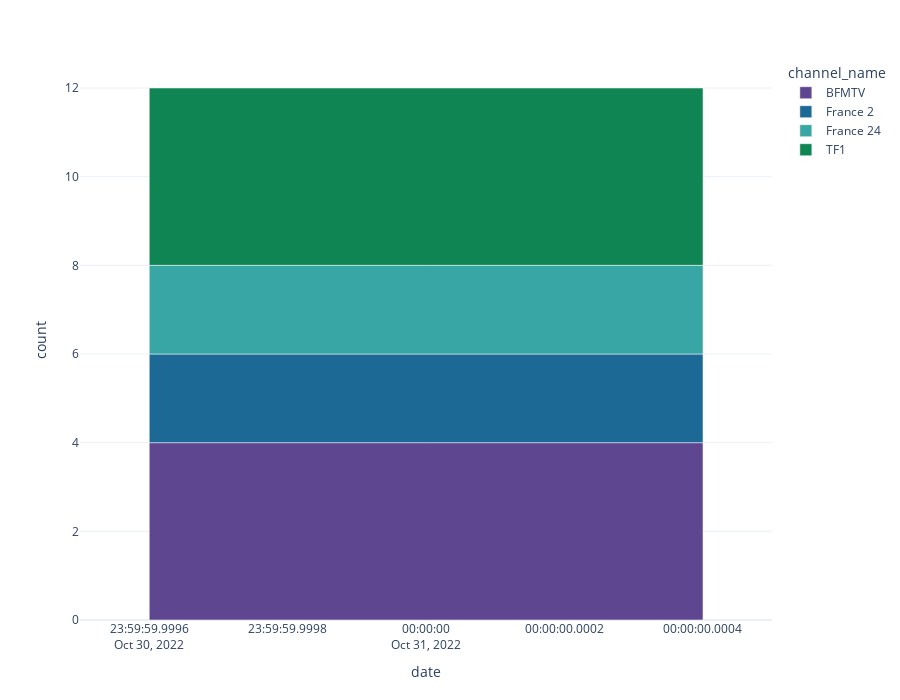

Notebook code for this chart:
### Code cell
show_mentions_over_time(
    data,split = "channel_name",
    list_of_channels = TOP_CHANNELS_TV,kind = "bar",height = 700,method = "minutes"
)

### Figure 1 — Plotly figure (JSON) as saved in the notebook; plotly's stock layout.template omitted (floating-point values rounded to 4 significant figures)
{"data": [{"alignmentgroup": "True", "hovertemplate": "channel_name=BFMTV<br>date=%{x}<br>count=%{y}<extra></extra>", "legendgroup": "BFMTV", "marker": {"color": "rgb(95, 70, 144)", "pattern": {"shape": ""}}, "name": "BFMTV", "offsetgroup": "BFMTV", "orientation": "v", "showlegend": true, "textposition": "auto", "x": ["2022-10-31T00:00:00"], "xaxis": "x", "y": [4], "yaxis": "y", "type": "bar"}, {"alignmentgroup": "True", "hovertemplate": "channel_name=France 2<br>date=%{x}<br>count=%{y}<extra></extra>", "legendgroup": "France 2", "marker": {"color": "rgb(29, 105, 150)", "pattern": {"shape": ""}}, "name": "France 2", "offsetgroup": "France 2", "orientation": "v", "showlegend": true, "textposition": "auto", "x": ["2022-10-31T00:00:00"], "xaxis": "x", "y": [2], "yaxis": "y", "type": "bar"}, {"alignmentgroup": "True", "hovertemplate": "channel_name=France 24<br>date=%{x}<br>count=%{y}<extra></extra>", "legendgroup": "France 24", "marker": {"color": "rgb(56, 166, 165)", "pattern": {"shape": ""}}, "name": "France 24", "offsetgroup": "France 24", "orientation": "v", "showlegend": true, "textposition": "auto", "x": ["2022-10-31T00:00:00"], "xaxis": "x", "y": [2], "yaxis": "y", "type": "bar"}, {"alignmentgroup": "True", "hovertemplate": "channel_name=TF1<br>date=%{x}<br>count=%{y}<extra></extra>", "legendgroup": "TF1", "marker": {"color": "rgb(15, 133, 84)", "pattern": {"shape": ""}}, "name": "TF1", "offsetgroup": "TF1", "orientation": "v", "showlegend": true, "textposition": "auto", "x": ["2022-10-31T00:00:00"], "xaxis": "x", "y": [4], "yaxis": "y", "type": "bar"}], "layout": {"xaxis": {"anchor": "y", "domain": [0, 1], "title": {"text": "date"}}, "yaxis": {"anchor": "x", "domain": [0, 1], "title": {"text": "count"}}, "legend": {"title": {"text": "channel_name"}, "tracegroupgap": 0}, "margin": {"t": 60}, "barmode": "relative", "height": 700}}
